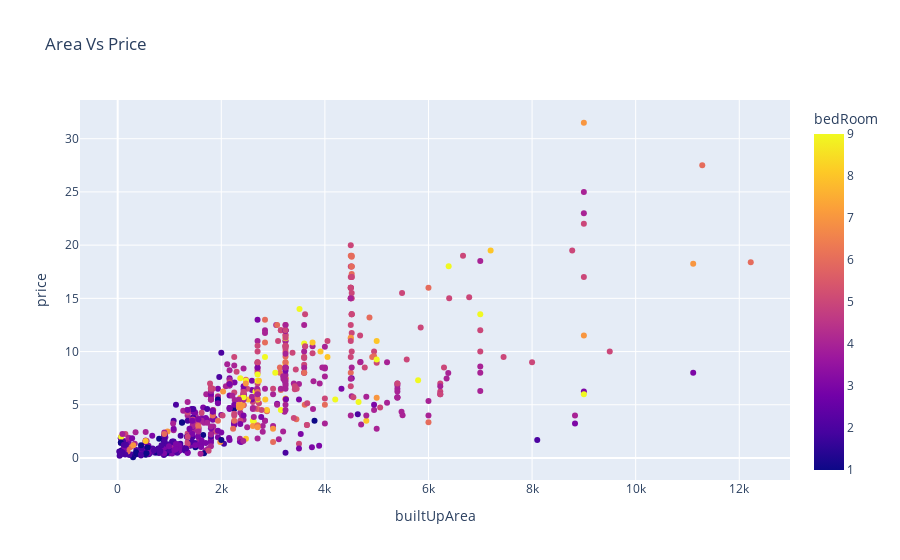

This figure's notebook cell:
### Code cell
property_type = 'house'

viz_df = df[df['property_type'] == property_type]

fig = px.scatter(viz_df, x="builtUpArea", y='price', color='bedRoom', title="Area Vs Price", height=400)

fig.show()

### Figure 1 — Plotly figure (JSON) as saved in the notebook; plotly's stock layout.template omitted (floating-point values rounded to 4 significant figures; data arrays with more than 128 entries replaced by an {"elided": "..."} marker saying what was removed)
{"data": [{"hovertemplate": "builtUpArea=%{x}<br>price=%{y}<br>bedRoom=%{marker.color}<extra></extra>", "legendgroup": "", "marker": {"color": {"elided": "750 int values"}, "coloraxis": "coloraxis", "symbol": "circle"}, "mode": "markers", "name": "", "orientation": "v", "showlegend": false, "type": "scatter", "x": {"elided": "750 float values"}, "xaxis": "x", "y": {"elided": "750 float values"}, "yaxis": "y"}], "layout": {"autosize": true, "coloraxis": {"colorbar": {"title": {"text": "bedRoom"}}, "colorscale": [[0, "#0d0887"], [0.1111, "#46039f"], [0.2222, "#7201a8"], [0.3333, "#9c179e"], [0.4444, "#bd3786"], [0.5556, "#d8576b"], [0.6667, "#ed7953"], [0.7778, "#fb9f3a"], [0.8889, "#fdca26"], [1, "#f0f921"]]}, "legend": {"tracegroupgap": 0}, "title": {"text": "Area Vs Price"}, "xaxis": {"anchor": "y", "autorange": true, "domain": [0, 1], "range": [-710.1, 12960.0], "title": {"text": "builtUpArea"}, "type": "linear"}, "yaxis": {"anchor": "x", "autorange": true, "domain": [0, 1], "range": [-2.364, 33.93], "title": {"text": "price"}, "type": "linear"}}}
